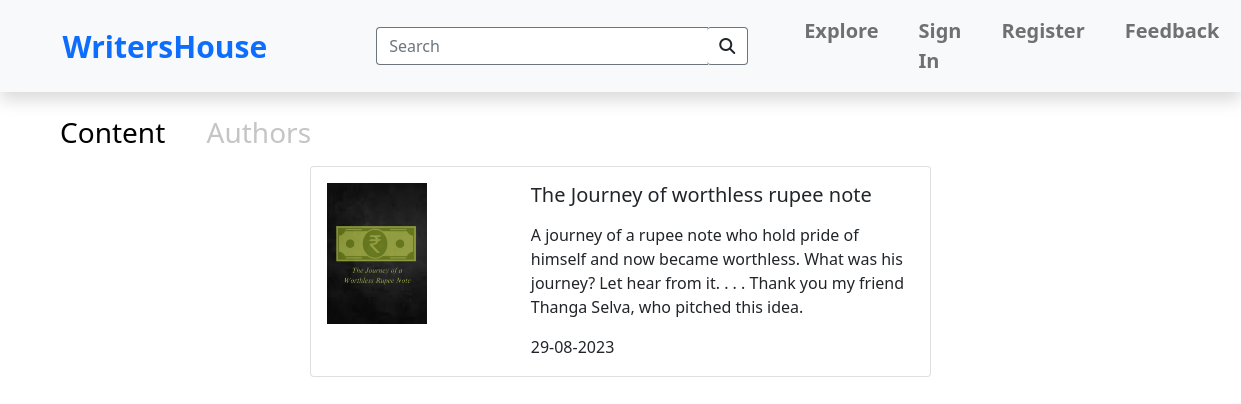
The page /content/content_list.php on the database its author committed.
### tables this page shows
CREATE TABLE `content` (
  `content_id` bigint(20) NOT NULL,
  `user_id` bigint(20) NOT NULL,
  `title` varchar(255) NOT NULL,
  `one_liner` text NOT NULL,
  `genre_id` bigint(20) NOT NULL,
  `writers_content` text NOT NULL,
  `cover_img` text NOT NULL,
  `read_count` bigint(20) NOT NULL,
  `likes` bigint(20) NOT NULL,
  `approved` enum('-1','0','1') NOT NULL DEFAULT '0',
  `deleted` enum('0','1') NOT NULL DEFAULT '0',
  `deleted_by` varchar(255) DEFAULT NULL,
  `disapprove_time` timestamp NULL DEFAULT NULL,
  `created_time` timestamp NOT NULL DEFAULT current_timestamp(),
  `modified_time` timestamp NULL DEFAULT NULL,
  `deleted_time` timestamp NULL DEFAULT NULL
);

### includes/function.php (called while the page is built, shortened)
<?php
	function get_content_list()
	{
		global $db;
		$sql = "SELECT * FROM content WHERE deleted = '0'";
		$stmt = $db->prepare($sql);
		if ($stmt->execute())
		{
			return $stmt->fetchAll(PDO::FETCH_ASSOC);
		}
		return false;
	}
?>

### content/content_list.php (the view, shortened to what this page needs)
<div class="cotnainer mt-4" id="content_page_list">
    <div class="row">
        <ul class="row ms-5" id="content_writer_option">
            <li class="h3 content col-md-1 justify_content_start">
                <label for="content">Content</label>
            </li>
            <li class="h3 previous col-md-1 justify_content_start">
                <label for="writer">Authors</label>
            </li>
        </ul>
        <div class="container" id="content_list">
            <?php
                $contents = get_content_list();
            ?>
            <?php if($contents): ?>
                <?php foreach($contents as $content): ?>
                    <div class="row">
                        <a href="/content/content_view_page?q=<?php echo $content["content_id"]; ?>" class="text-decoration-none text-dark">
                            <div class="card col-md-6 offset-md-3 mb-3">
                                <div class="card-body">
                                    <div class="row">
                                        <div class="col-md-4">
                                            <img src="<?php echo $content['cover_img']; ?>" alt="Content Image" id="content_image">
                                        </div>
                                        <div class="col-md-8">
                                            <h5 class="card-title mb-3"><?php echo $content['title']; ?></h5>
                                            <p class="card-text mb-3"><?php echo $content['one_liner']; ?></p>
                                            <span class="card-text align-text-bottom">
                                                <?php echo substr($content['created_time'],8,2)."-".substr($content['created_time'],5,2)."-".substr($content['created_time'],0,4); ?>
                                            </span>
                                        </div>
                                    </div>
                                </div>
                            </div>
                        </a>
                    </div>
                <?php endforeach; ?>
            <?php endif; ?>
        </div>
    </div>
</div>
<?php
    require_once($_SERVER["DOCUMENT_ROOT"]."/includes/footer.php");
?>

### assets/css/style.css (style rules this page uses)
#content_page_list { overflow-x: hidden; }
#content_page_list #content_writer_option { list-style-type: none; display: block; }
#content_page_list #content_writer_option li { display: inline; margin: 0 10px 0 0; }
#content_page_list #content_writer_option label { color: #c5c5c5; }
#content_page_list #content_writer_option input:checked + label { color:black; }
#content_page_list #content_list #content_image { width: 100px; }

### rows shown on the page
content: cover_img (picture), title "The Journey of worthless rupee note", one_liner "A journey of a rupee note who hold pride of himself and now became worthless. What was his journey? Let hear from it. . . . Thank you my friend Thanga Selva, who pitched this idea.", created_time "29", created_time "08", created_time "2023"
